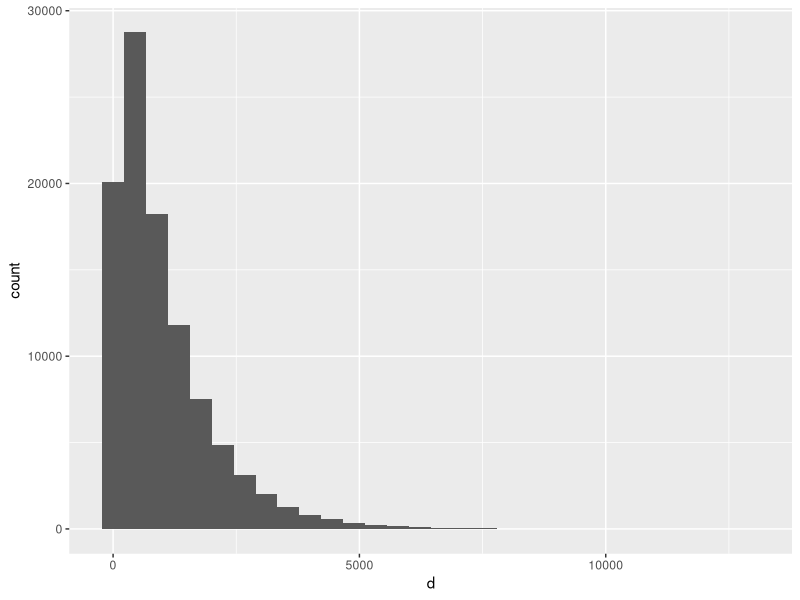

Recreate this plot in R.
library(ggplot2)

# Random sample of 100,000 values from Exp Distribution with rate 1000
d <- data.frame(d=rexp(100000, rate=1/1000))
# Visualize it
g1 <- ggplot(d) + geom_histogram(aes(x=d))
g1
# Summary statistics
summary(d)

sd(d$d)